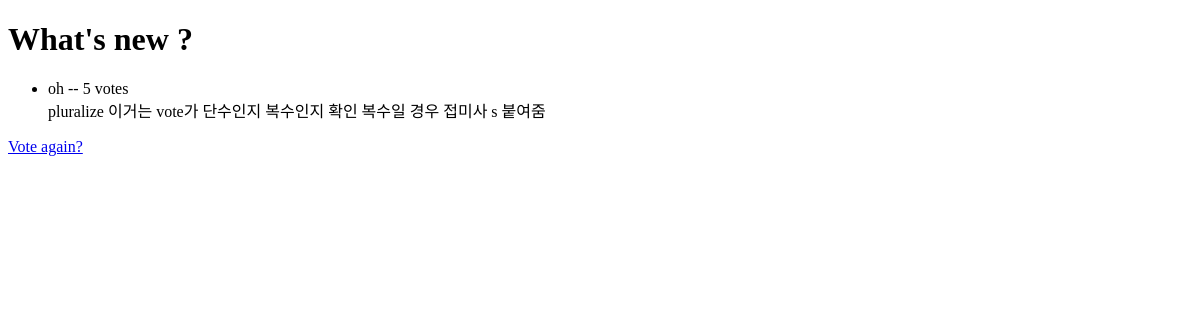
/polls/1/results/, run on an earlier commit of the app's database.
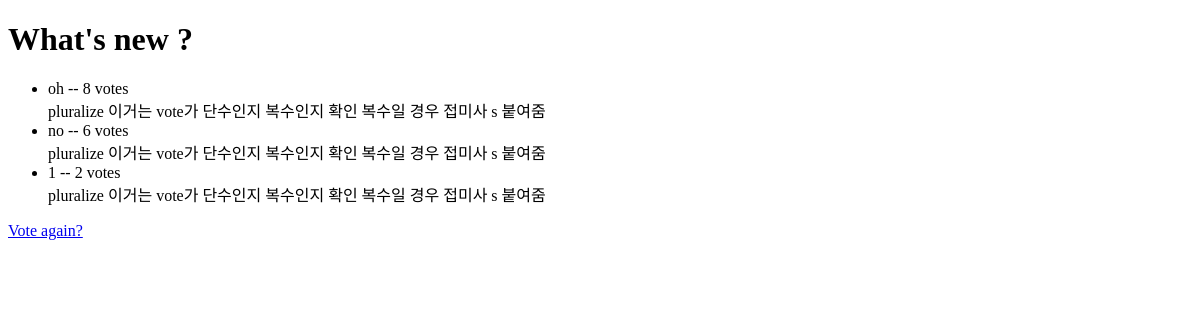
And on a later commit of the database.
### polls/models.py (models this page shows, shortened)
class Question(models.Model):
    question_text = models.CharField(max_length=200) # 문자, 200글자
    pub_date = models.DateTimeField('date published')  # 날짜와 시간 필드

class Choice(models.Model):
    question =  models.ForeignKey(Question, on_delete=models.CASCADE)  # 외래키
    choice_text = models.CharField(max_length=200)
    votes = models.IntegerField(default=0)

### polls/views.py (the view)
# urls.py: path('<int:question_id>/results/', views.results, name='results'),
def results(request, question_id):
    question = get_object_or_404(Question,pk=question_id)
    return render(request,'polls/results.html',{'question' : question})

### polls/templates/polls/results.html (shortened to what this page needs)
<!DOCTYPE html>
<html lang="en">
<head>
</head>
<body>
<h1>{{ question.question_text }}</h1>
<ul>
{% for choice in question.choice_set.all %}
    <li>{{ choice.choice_text }} -- {{ choice.votes }} vote{{ choice.votes|pluralize }}</li>  pluralize 이거는 vote가 단수인지 복수인지 확인 복수일 경우 접미사 s 붙여줌
{% endfor %}
</ul>
<a href="{% url 'polls:detail' question.id %}">Vote again?</a>
</body>
</html>

What changed in the data, as far as the page shows it:
changed Choice "oh": votes "5" → "8"
added Choice: choice_text "no", votes "6"
added Choice: choice_text "1", votes "2"
